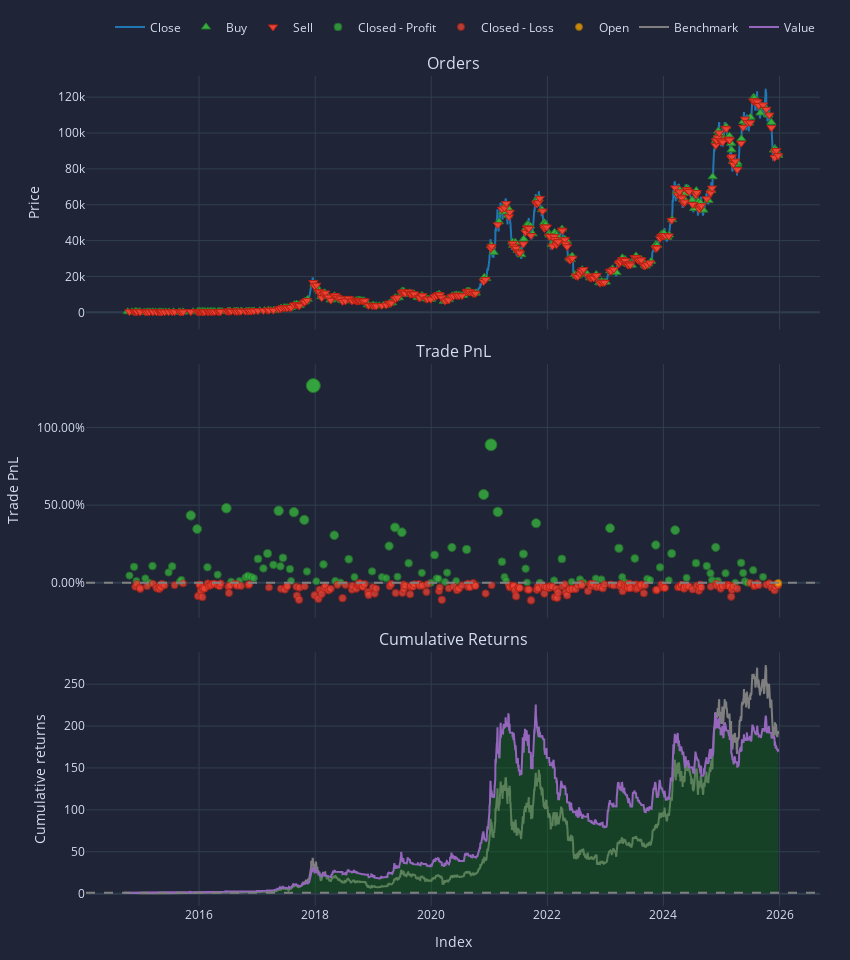

This figure's notebook cell:
### Markdown cell above
## The "Golden Thread" Workflow Example

### Code cell
# 1. Get Data
close = vbt.YFData.download("BTC-USD").get("Close")

# 2. Indicators & Signals
fast_ma = vbt.MA.run(close, 10).ma
entries = close.vbt.crossed_above(fast_ma)
exits = close.vbt.crossed_below(fast_ma)

# 3. Backtest
pf = vbt.Portfolio.from_signals(close, entries, exits, fees=0.001)

# 4. Result
pf.plot().show()
print(pf.stats())

### Figure 1 — Plotly figure (JSON) as saved in the notebook; plotly's stock layout.template omitted (floating-point values rounded to 4 significant figures; data arrays with more than 128 entries replaced by an {"elided": "..."} marker saying what was removed)
{"data": [{"legendgroup": "0", "line": {"color": "#1f77b4"}, "name": "Close", "showlegend": true, "type": "scatter", "x": {"elided": "4117 str values"}, "xaxis": "x", "y": {"elided": "4117 float values"}, "yaxis": "y"}, {"customdata": {"elided": "331x3 float values"}, "hovertemplate": "Order Id: %{customdata[0]}<br>Timestamp: %{x}<br>Price: %{y}<br>Size: %{customdata[1]:.6f}<br>Fees: %{customdata[2]:.6f}", "legendgroup": "1", "marker": {"color": "#37B13F", "line": {"color": "rgb(38,123,44)", "width": 1}, "size": 8, "symbol": "triangle-up"}, "mode": "markers", "name": "Buy", "type": "scatter", "x": {"elided": "331 str values"}, "xaxis": "x", "y": {"elided": "331 float values"}, "yaxis": "y"}, {"customdata": {"elided": "330x3 float values"}, "hovertemplate": "Order Id: %{customdata[0]}<br>Timestamp: %{x}<br>Price: %{y}<br>Size: %{customdata[1]:.6f}<br>Fees: %{customdata[2]:.6f}", "legendgroup": "2", "marker": {"color": "#EA4335", "line": {"color": "rgb(181,31,18)", "width": 1}, "size": 8, "symbol": "triangle-down"}, "mode": "markers", "name": "Sell", "type": "scatter", "x": {"elided": "330 str values"}, "xaxis": "x", "y": {"elided": "330 float values"}, "yaxis": "y"}, {"customdata": {"elided": "104x4 float values"}, "hovertemplate": "Exit Trade Id: %{customdata[0]}<br>Position Id: %{customdata[1]}<br>Exit Timestamp: %{x}<br>PnL: %{customdata[2]:.6f}<br>Return: %{customdata[3]:.2%}", "legendgroup": "3", "marker": {"color": "#37B13F", "line": {"color": "rgb(38,123,44)", "width": 1}, "opacity": [0.7555, 0.7622, 0.7515, 0.7534, 0.75, 0.7628, 0.7579, 0.7625, 0.751, 0.7523, 0.8013, 0.7909, 0.7618, 0.7562, 0.8068, 0.751, 0.7514, 0.7541, 0.7554, 0.7545, 0.7536, 0.7682, 0.761, 0.7723, 0.7637, 0.8048, 0.7626, 0.769, 0.7605, 0.7515, 0.8038, 0.7979, 0.7587, 0.9, 0.7512, 0.764, 0.7862, 0.7515, 0.7504, 0.7679, 0.7544, 0.7587, 0.7544, 0.7536, 0.778, 0.7921, 0.7547, 0.7885, 0.7649, 0.7576, 0.75, 0.7712, 0.7533, 0.7531, 0.7507, 0.7578, 0.7769, 0.7513, 0.7754, 0.8172, 0.855, 0.8039, 0.7661, 0.7544, 0.7515, 0.772, 0.7608, 0.7503, 0.7953, 0.7502, 0.7519, 0.7682, 0.7508, 0.7527, 0.7501, 0.7533, 0.7526, 0.7916, 0.7763, 0.7544, 0.7504, 0.7685, 0.7531, 0.7522, 0.7788, 0.7618, 0.7519, 0.7723, 0.7901, 0.7538, 0.765, 0.7628, 0.7573, 0.7521, 0.777, 0.7515, 0.7573, 0.7501, 0.7652, 0.7575, 0.7513, 0.7501, 0.7596, 0.7545], "size": [7.258, 7.568, 7.068, 7.159, 7.001, 7.598, 7.37, 7.583, 7.048, 7.107, 9.392, 8.91, 7.553, 7.291, 9.649, 7.047, 7.067, 7.192, 7.252, 7.211, 7.166, 7.851, 7.513, 8.04, 7.639, 9.557, 7.587, 7.888, 7.489, 7.069, 9.509, 9.235, 7.404, 14.0, 7.058, 7.654, 8.689, 7.07, 7.016, 7.837, 7.206, 7.408, 7.204, 7.166, 8.306, 8.966, 7.217, 8.795, 7.697, 7.354, 7.001, 7.991, 7.156, 7.147, 7.034, 7.362, 8.258, 7.063, 8.185, 10.14, 11.9, 9.517, 7.75, 7.207, 7.071, 8.025, 7.504, 7.015, 9.115, 7.009, 7.087, 7.85, 7.037, 7.127, 7.006, 7.155, 7.124, 8.941, 8.226, 7.205, 7.021, 7.865, 7.145, 7.103, 8.344, 7.55, 7.09, 8.04, 8.871, 7.176, 7.7, 7.598, 7.34, 7.099, 8.261, 7.071, 7.339, 7.007, 7.709, 7.352, 7.059, 7.005, 7.448, 7.211], "symbol": "circle"}, "mode": "markers", "name": "Closed - Profit", "type": "scatter", "x": ["2014-10-20T00:00:00+00:00", "2014-11-18T00:00:00+00:00", "2014-12-03T00:00:00+00:00", "2015-01-28T00:00:00+00:00", "2015-02-22T00:00:00+00:00", "2015-03-14T00:00:00+00:00", "2015-06-23T00:00:00+00:00", "2015-07-16T00:00:00+00:00", "2015-09-03T00:00:00+00:00", "2015-09-12T00:00:00+00:00", "2015-11-10T00:00:00+00:00", "2015-12-20T00:00:00+00:00", "2016-02-23T00:00:00+00:00", "2016-04-27T00:00:00+00:00", "2016-06-21T00:00:00+00:00", "2016-07-21T00:00:00+00:00", "2016-09-11T00:00:00+00:00", "2016-10-19T00:00:00+00:00", "2016-11-03T00:00:00+00:00", "2016-11-24T00:00:00+00:00", "2016-12-11T00:00:00+00:00", "2017-01-06T00:00:00+00:00", "2017-02-09T00:00:00+00:00", "2017-03-07T00:00:00+00:00", "2017-04-13T00:00:00+00:00", "2017-05-16T00:00:00+00:00", "2017-05-27T00:00:00+00:00", "2017-06-12T00:00:00+00:00", "2017-07-26T00:00:00+00:00", "2017-08-02T00:00:00+00:00", "2017-08-20T00:00:00+00:00", "2017-10-24T00:00:00+00:00", "2017-11-10T00:00:00+00:00", "2017-12-20T00:00:00+00:00", "2018-01-08T00:00:00+00:00", "2018-02-22T00:00:00+00:00", "2018-05-01T00:00:00+00:00", "2018-05-07T00:00:00+00:00", "2018-06-09T00:00:00+00:00", "2018-07-31T00:00:00+00:00", "2018-09-05T00:00:00+00:00", "2018-12-25T00:00:00+00:00", "2019-02-24T00:00:00+00:00", "2019-03-24T00:00:00+00:00", "2019-04-11T00:00:00+00:00", "2019-05-18T00:00:00+00:00", "2019-06-03T00:00:00+00:00", "2019-06-30T00:00:00+00:00", "2019-08-12T00:00:00+00:00", "2019-11-03T00:00:00+00:00", "2019-12-30T00:00:00+00:00", "2020-01-22T00:00:00+00:00", "2020-02-04T00:00:00+00:00", "2020-02-15T00:00:00+00:00", "2020-03-28T00:00:00+00:00", "2020-04-10T00:00:00+00:00", "2020-05-10T00:00:00+00:00", "2020-06-06T00:00:00+00:00", "2020-08-11T00:00:00+00:00", "2020-11-26T00:00:00+00:00", "2021-01-11T00:00:00+00:00", "2021-02-23T00:00:00+00:00", "2021-03-21T00:00:00+00:00", "2021-04-06T00:00:00+00:00", "2021-04-17T00:00:00+00:00", "2021-08-03T00:00:00+00:00", "2021-08-17T00:00:00+00:00", "2021-08-26T00:00:00+00:00", "2021-10-22T00:00:00+00:00", "2021-11-15T00:00:00+00:00", "2022-02-12T00:00:00+00:00", "2022-04-02T00:00:00+00:00", "2022-06-03T00:00:00+00:00", "2022-07-25T00:00:00+00:00", "2022-08-16T00:00:00+00:00", "2022-11-02T00:00:00+00:00", "2022-12-07T00:00:00+00:00", "2023-01-30T00:00:00+00:00", "2023-03-27T00:00:00+00:00", "2023-04-17T00:00:00+00:00", "2023-05-04T00:00:00+00:00", "2023-07-05T00:00:00+00:00", "2023-09-21T00:00:00+00:00", "2023-10-09T00:00:00+00:00", "2023-11-14T00:00:00+00:00", "2023-12-11T00:00:00+00:00", "2024-02-04T00:00:00+00:00", "2024-02-22T00:00:00+00:00", "2024-03-15T00:00:00+00:00", "2024-05-26T00:00:00+00:00", "2024-07-24T00:00:00+00:00", "2024-09-30T00:00:00+00:00", "2024-10-23T00:00:00+00:00", "2024-11-02T00:00:00+00:00", "2024-11-25T00:00:00+00:00", "2024-12-09T00:00:00+00:00", "2025-01-26T00:00:00+00:00", "2025-03-28T00:00:00+00:00", "2025-05-04T00:00:00+00:00", "2025-05-17T00:00:00+00:00", "2025-05-28T00:00:00+00:00", "2025-06-12T00:00:00+00:00", "2025-07-19T00:00:00+00:00", "2025-09-19T00:00:00+00:00"], "xaxis": "x2", "y": [0.04677, 0.1031, 0.01243, 0.0289, 0.0003339, 0.1084, 0.06711, 0.1059, 0.008729, 0.01939, 0.4337, 0.3465, 0.1003, 0.0528, 0.4803, 0.008526, 0.01221, 0.03493, 0.04573, 0.03825, 0.03021, 0.1544, 0.09312, 0.1887, 0.116, 0.4638, 0.1065, 0.1611, 0.08872, 0.01254, 0.455, 0.4053, 0.07337, 1.269, 0.01054, 0.1187, 0.3063, 0.01283, 0.00304, 0.1519, 0.03743, 0.07396, 0.03714, 0.03025, 0.2369, 0.3566, 0.03947, 0.3256, 0.1265, 0.06429, 0.000223, 0.1797, 0.0284, 0.02668, 0.006229, 0.06569, 0.2281, 0.01142, 0.2149, 0.5686, 0.8886, 0.4565, 0.1361, 0.0376, 0.01288, 0.186, 0.09152, 0.002804, 0.3836, 0.001642, 0.0159, 0.1542, 0.006768, 0.02319, 0.001097, 0.02825, 0.02249, 0.3521, 0.2223, 0.03721, 0.003823, 0.1569, 0.0264, 0.01878, 0.2438, 0.09972, 0.01632, 0.1886, 0.3392, 0.03193, 0.1269, 0.1086, 0.06179, 0.018, 0.2286, 0.01289, 0.06163, 0.001297, 0.1287, 0.06393, 0.01073, 0.0009647, 0.08133, 0.03832], "yaxis": "y2"}, {"customdata": {"elided": "226x4 float values"}, "hovertemplate": "Exit Trade Id: %{customdata[0]}<br>Position Id: %{customdata[1]}<br>Exit Timestamp: %{x}<br>PnL: %{customdata[2]:.6f}<br>Return: %{customdata[3]:.2%}", "legendgroup": "4", "marker": {"color": "#EA4335", "line": {"color": "rgb(181,31,18)", "width": 1}, "opacity": {"elided": "226 float values"}, "size": {"elided": "226 float values"}, "symbol": "circle"}, "mode": "markers", "name": "Closed - Loss", "type": "scatter", "x": {"elided": "226 str values"}, "xaxis": "x2", "y": {"elided": "226 float values"}, "yaxis": "y2"}, {"customdata": [[330.0, 330.0, -16.93, -0.001]], "hovertemplate": "Exit Trade Id: %{customdata[0]}<br>Position Id: %{customdata[1]}<br>Exit Timestamp: %{x}<br>PnL: %{customdata[2]:.6f}<br>Return: %{customdata[3]:.2%}", "legendgroup": "5", "marker": {"color": "#FFAA00", "line": {"color": "rgb(178,118,0)", "width": 1}, "opacity": [0.7501], "size": [7.005], "symbol": "circle"}, "mode": "markers", "name": "Open", "type": "scatter", "x": ["2025-12-24T00:00:00+00:00"], "xaxis": "x2", "y": [-0.001], "yaxis": "y2"}, {"legendgroup": "6", "line": {"color": "#7f7f7f"}, "name": "Benchmark", "showlegend": true, "type": "scatter", "x": {"elided": "4117 str values"}, "xaxis": "x3", "y": {"elided": "4117 float values"}, "yaxis": "y3"}, {"hoverinfo": "skip", "legendgroup": "7", "line": {"color": "rgba(0, 0, 0, 0)", "width": 0}, "opacity": 0, "showlegend": false, "type": "scatter", "x": {"elided": "4117 str values"}, "xaxis": "x3", "y": {"elided": "4117 int values"}, "yaxis": "y3"}, {"connectgaps": false, "fill": "tonexty", "fillcolor": "rgba(0, 128, 0, 0.3)", "hoverinfo": "skip", "legendgroup": "7", "line": {"color": "rgba(0, 0, 0, 0)", "width": 0}, "opacity": 0, "showlegend": false, "type": "scatter", "x": {"elided": "4117 str values"}, "xaxis": "x3", "y": {"elided": "4117 float values"}, "yaxis": "y3"}, {"hoverinfo": "skip", "legendgroup": "7", "line": {"color": "rgba(0, 0, 0, 0)", "width": 0}, "opacity": 0, "showlegend": false, "type": "scatter", "x": {"elided": "4117 str values"}, "xaxis": "x3", "y": {"elided": "4117 int values"}, "yaxis": "y3"}, {"connectgaps": false, "fill": "tonexty", "fillcolor": "rgba(255, 0, 0, 0.3)", "hoverinfo": "skip", "legendgroup": "7", "line": {"color": "rgba(0, 0, 0, 0)", "width": 0}, "opacity": 0, "showlegend": false, "type": "scatter", "x": {"elided": "4117 str values"}, "xaxis": "x3", "y": {"elided": "4117 float values"}, "yaxis": "y3"}, {"legendgroup": "8", "line": {"color": "#9467bd"}, "name": "Value", "showlegend": true, "type": "scatter", "x": {"elided": "4117 str values"}, "xaxis": "x3", "y": {"elided": "4117 float values"}, "yaxis": "y3"}, {"hoverinfo": "skip", "legendgroup": "7", "line": {"color": "rgba(0, 0, 0, 0)", "width": 0}, "opacity": 0, "showlegend": false, "type": "scatter", "x": {"elided": "4117 str values"}, "xaxis": "x3", "y": {"elided": "4117 int values"}, "yaxis": "y3"}], "layout": {"annotations": [{"font": {"size": 16}, "showarrow": false, "text": "Orders", "x": 0.5, "xanchor": "center", "xref": "paper", "y": 1, "yanchor": "bottom", "yref": "paper"}, {"font": {"size": 16}, "showarrow": false, "text": "Trade PnL", "x": 0.5, "xanchor": "center", "xref": "paper", "y": 0.6528, "yanchor": "bottom", "yref": "paper"}, {"font": {"size": 16}, "showarrow": false, "text": "Cumulative Returns", "x": 0.5, "xanchor": "center", "xref": "paper", "y": 0.3056, "yanchor": "bottom", "yref": "paper"}], "height": 960, "legend": {"orientation": "h", "traceorder": "normal", "x": 1, "xanchor": "right", "y": 1.042, "yanchor": "bottom"}, "margin": {"b": 30, "l": 30, "r": 30, "t": 30}, "shapes": [{"line": {"color": "gray", "dash": "dash"}, "type": "line", "x0": 0, "x1": 1, "xref": "paper", "y0": 0, "y1": 0, "yref": "y2"}, {"line": {"color": "gray", "dash": "dash"}, "type": "line", "x0": 0, "x1": 1, "xref": "paper", "y0": 1, "y1": 1, "yref": "y3"}], "showlegend": true, "width": 850, "xaxis": {"anchor": "y", "domain": [0, 1], "matches": "x3", "showticklabels": false}, "xaxis2": {"anchor": "y2", "domain": [0, 1], "matches": "x3", "showticklabels": false}, "xaxis3": {"anchor": "y3", "domain": [0, 1], "title": {"text": "Index"}}, "yaxis": {"anchor": "x", "domain": [0.6944, 1], "title": {"text": "Price"}}, "yaxis2": {"anchor": "x2", "domain": [0.3472, 0.6528], "tickformat": ".2%", "title": {"text": "Trade PnL"}}, "yaxis3": {"anchor": "x3", "domain": [0, 0.3056], "title": {"text": "Cumulative returns"}}}}
